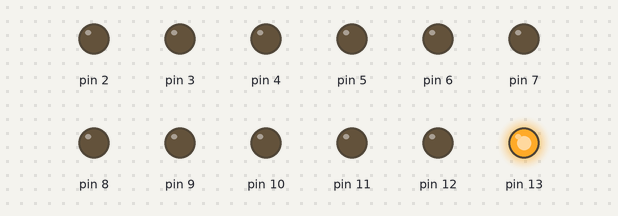
Bench run of a sketch on a simulated Arduino Uno, built with avr-gcc and run on an emulated ATmega328P. Shown: output pins drawn as LEDs (lit = HIGH).

Above: at 0.5 s.
At 2.2 s:
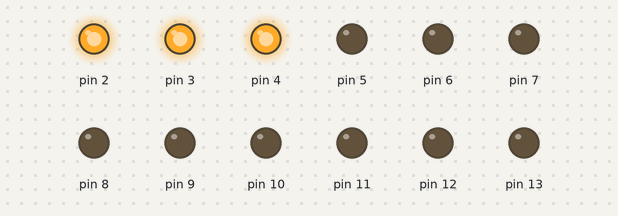
At 3.2 s:
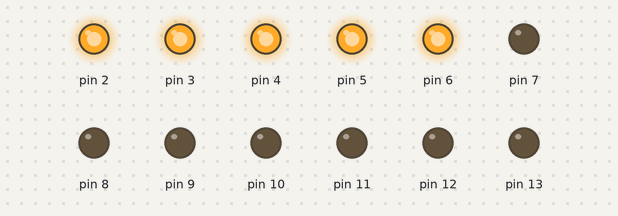
At 4.2 s:
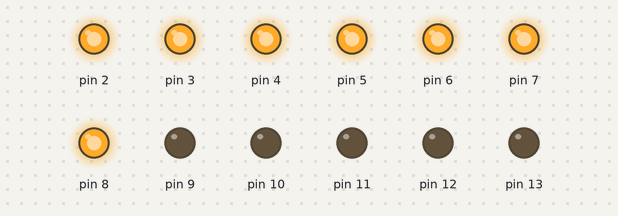
At 5.7 s:
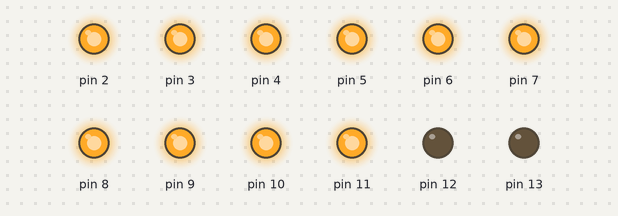
At 7.7 s:
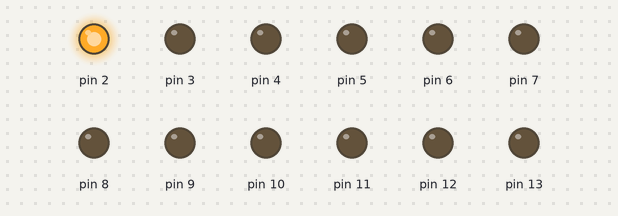
Timing chart, 0 to 8.5 s (numbered marks = the images above):
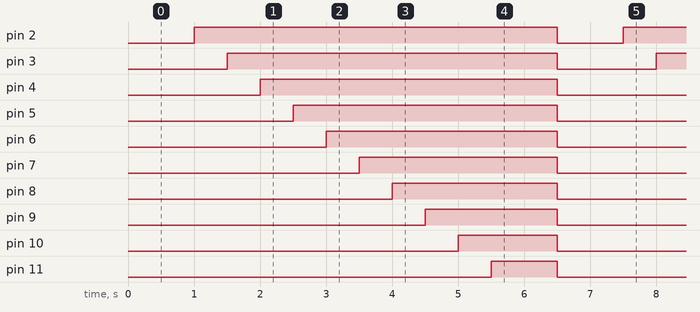

Measured:
- by itself, pin 2: alternates HIGH for 5.5 s and LOW for 1.0 s
- by itself, pin 3: alternates HIGH for 5.0 s and LOW for 1.5 s
- by itself, pin 4: alternates HIGH for 4.5 s and LOW for 2.0 s
- by itself, pin 5: alternates HIGH for 4.0 s and LOW for 2.5 s
- by itself, pin 6: alternates HIGH for 3.5 s and LOW for 3.0 s
- by itself, pin 7: alternates HIGH for 3.0 s and LOW for 3.5 s
- by itself, pin 8: alternates HIGH for 2.5 s and LOW for 4.0 s
- by itself, pin 9: alternates HIGH for 2.0 s and LOW for 4.5 s

The sketch:

Sequence02.ino
```cpp
void setup() {
  // put your setup code here, to run once:

  // Configure the pin to control the led

  pinMode(13, OUTPUT);
  pinMode(2, OUTPUT);
  pinMode(3, OUTPUT);
  pinMode(4, OUTPUT);
  pinMode(5, OUTPUT);
  pinMode(6, OUTPUT);
  pinMode(7,OUTPUT);
  pinMode(8,OUTPUT);
  pinMode(9, OUTPUT);
  pinMode(10,OUTPUT);
  pinMode(11, OUTPUT);
  pinMode(12, OUTPUT);
}

void loop() {
  // put your main code here, to run repeatedly:

  digitalWrite(13, HIGH);
  digitalWrite(2, LOW);
  digitalWrite(3, LOW);
  digitalWrite(4, LOW);
  digitalWrite(5, LOW);
  digitalWrite(6, LOW);
  digitalWrite(7, LOW);
  digitalWrite(8, LOW);
  digitalWrite(9, LOW);
  digitalWrite(10, LOW);
  digitalWrite(11, LOW);
  digitalWrite(12, LOW);
  delay(1000);
  digitalWrite(13, LOW);
  digitalWrite(2, HIGH);
  delay(500);
  digitalWrite(3, HIGH);
  delay(500);
  digitalWrite(4, HIGH);
  delay(500);
  digitalWrite(5, HIGH);
  delay(500);
  digitalWrite(6, HIGH);
  delay(500);
  digitalWrite(7, HIGH);
  delay(500);
  digitalWrite(8, HIGH);
  delay(500);
  digitalWrite(9, HIGH);
  delay(500);
  digitalWrite(10, HIGH);
  delay(500);
  digitalWrite(11, HIGH);
  delay(500);
  digitalWrite(12, HIGH);
  delay(500);


}
```
